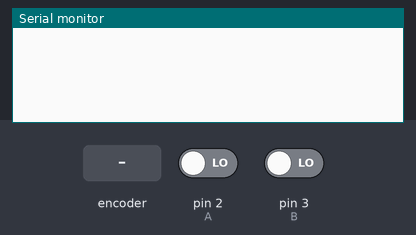
The sketch below on a simulated Arduino Uno, built with avr-gcc and run on an emulated ATmega328P. On the bench: the last lines printed to the serial monitor. The inputs (shaded band) are chosen by the test bench; at power-on: pin 2 (A) LOW, pin 3 (B) LOW.

Above: at 1.2 s.
1.3 s: rotary encoder on pin 2 (A) / pin 3 (B) turned 3 steps (first pin leading)
At 3.0 s:
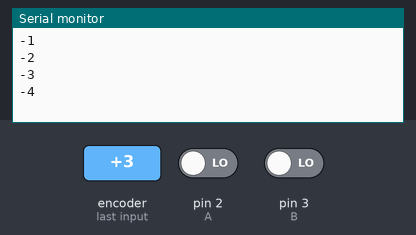
3.4 s: rotary encoder on pin 2 (A) / pin 3 (B) turned 1 step (first pin leading)
At 4.4 s:
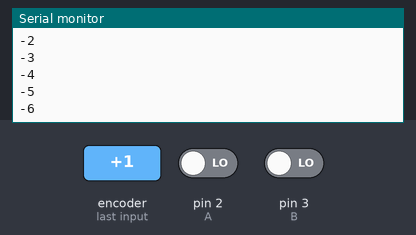
Timing chart, 0 to 6.4 s (numbered marks = the images above; inputs shaded):
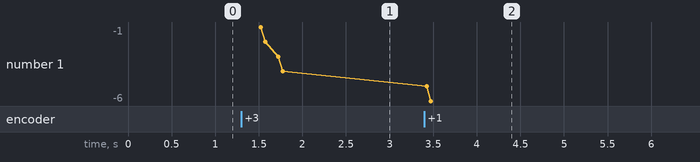

The sketch:

encoder_bourns_128.ino
```cpp
#define A 2
#define B 3


// /////////////
// ENCODER STUFF
// /////////////

// Encoder code is inspired by the work of eran.io
// http://eran.io/rotary-encoder-based-cooking-timer/
// Here's code: https://github.com/pavius/rotary-encoder-timer

#include "eran_encoder.h"
long m1_counter = 0;

EranEncoder m1_encoder;

void m1_cwStep(void) {
  m1_counter ++;
  //m1_status = SEARCH;
  //m1_prevTime = millis();
  Serial.println(m1_counter);
}

void m1_ccwStep(void) {
  m1_counter --;
  //m1_status = SEARCH;
  //m1_prevTime = millis();
  Serial.println(m1_counter);
}


void setup() {
  Serial.begin(9600);
  pinMode(A, INPUT);
  pinMode(B, INPUT);

  m1_encoder.init(A, B);
  m1_encoder.setCallbackCW(m1_cwStep);
  m1_encoder.setCallbackCCW(m1_ccwStep);
}

void loop() {
  m1_encoder.update();

}
```

eran_encoder.cpp
```cpp
#include "eran_encoder.h"

void EranEncoder::init(int _cha, int _chb)
{
  CHA = _cha;
  CHB = _chb;
}

void EranEncoder::update()
{
  statusChA = ((statusChA<<1) | digitalRead(CHA)) & 0x07;
  statusChB = ((statusChB<<1) | digitalRead(CHB)) & 0x07;

  // debounce CH A
  if( statusChA == searchPatternA )
  {
    // change search pattern
    searchPatternA = (~searchPatternA) & 0x07;
    // append 0 to resutl
    transitionEvent = statusChA; // 0 or 7
  }

  // debounce CH B
  if( statusChB == searchPatternB )
  {
    // change search pattern
    searchPatternB = (~searchPatternB) & 0x07;
    // append 1 to result
    transitionEvent = (statusChB | (1<<3)); // 8 or 15
  }

  // Check pattern (if something has happend
  // the transition event is now 7, 15, 0 or 8.
  if( transitionEvent != NO_TRANSITION_EVENT )
  {
    if( state == STATE_IDLE )
    {
      // first value of a CW transition?
      if(transitionEvent == cwTransitions[0])
      {
        // yes! so we enter the corresponding state
        state = STATE_DETECTING_CW;
        // prepare for the next transition;
        transitionEventIndex++;
      }
      // first value of a CCW transition?
      else if(transitionEvent == ccwTransitions[0])
      {
        // yes! so we enter the corresponding state
        state = STATE_DETECTING_CCW;
        // prepare for the next transition;
        transitionEventIndex++;
      }
    }
    else if( state == STATE_DETECTING_CW )
    {
      if(transitionEvent == cwTransitions[transitionEventIndex])
      {
        // increment
        transitionEventIndex++;

        if(transitionEventIndex == 2)
        {
          changeCounts++;
          if(this->callback_cw) this->callback_cw();
        }
        else if(transitionEventIndex == 4) // have we finished?
        {
          // increment count
          changeCounts++;
          if(this->callback_cw) this->callback_cw();
          //back to idle
          state = STATE_IDLE;
          transitionEventIndex = 0;
        }

      }
      else
      {
        // this transition is incorrect, go back to idle
        state = STATE_IDLE;
        transitionEventIndex = 0;
      }
    }
    else if( state == STATE_DETECTING_CCW )
    {
      if(transitionEvent == ccwTransitions[transitionEventIndex])
      {
        // increment
        transitionEventIndex++;

        if(transitionEventIndex == 2)
        {
          changeCounts--;
          if(this->callback_ccw) this->callback_ccw();
        }
        else if(transitionEventIndex == 4) // have we finished?
        {
          // decrement count
          changeCounts--;
          if(this->callback_ccw) this->callback_ccw();
          //back to idle
          state = STATE_IDLE;
          transitionEventIndex = 0;
        }

      }
      else
      {
        // this transition is incorrect, go back to idle
        state = STATE_IDLE;
        transitionEventIndex = 0;
      }
    }
    // we have already processed the transition occured so
    // we must zero out the transition.
    transitionEvent = NO_TRANSITION_EVENT;
  }
}

void EranEncoder::resetCounter()
{
  changeCounts = 0;
}


int EranEncoder::getCounter()
{
  return changeCounts;
}


void EranEncoder::setCallbackCW(ENCODER_CALLBACK_CW){
  this->callback_cw = callback_cw;
}


void EranEncoder::setCallbackCCW(ENCODER_CALLBACK_CCW){
  this->callback_ccw = callback_ccw;
}
```

eran_encoder.h
```cpp
#ifndef __ERAN_ENCODER__
#define __ERAN_ENCODER__
#include "Arduino.h"

#define NO_TRANSITION_EVENT (1)

#define ENCODER_CALLBACK_CW void (*callback_cw)(void)
#define ENCODER_CALLBACK_CCW void (*callback_ccw)(void)

class EranEncoder
{
private:
  // channel shift register
  uint8_t statusChA = 0x00;
  uint8_t statusChB = 0x00;

  uint8_t searchPatternA = 0x00;
  uint8_t searchPatternB = 0x00;

  typedef enum {
    STATE_IDLE,
    STATE_DETECTING_CW,
    STATE_DETECTING_CCW,
  } STATE;
  STATE state = STATE_IDLE;


  uint8_t transitionEvent = NO_TRANSITION_EVENT;
  uint8_t transitionEventIndex = 0;

  uint8_t cwTransitions[4]  = {8, 0, 15, 7};
  uint8_t ccwTransitions[4] = {0, 8, 7, 15};

  uint8_t CHA, CHB;

  ENCODER_CALLBACK_CW;
  ENCODER_CALLBACK_CCW;

public:

  //
  int changeCounts = 0;

  // constructor
  EranEncoder() {};

  void init(int _cha, int _chb);
  void update();
  int getCounter();
  void resetCounter();
  void setCallbackCW(ENCODER_CALLBACK_CW);
  void setCallbackCCW(ENCODER_CALLBACK_CCW);
};

#endif // __ERAN_ENCODER__
```

Measured:
- after the input at 1.3 s, the serial monitor: prints a new line after 0.23 s (image 1)
- after the input at 3.4 s, the serial monitor: prints a new line at once (image 2)
- plotted number 1: -4 → -6 after the input at 3.4 s
